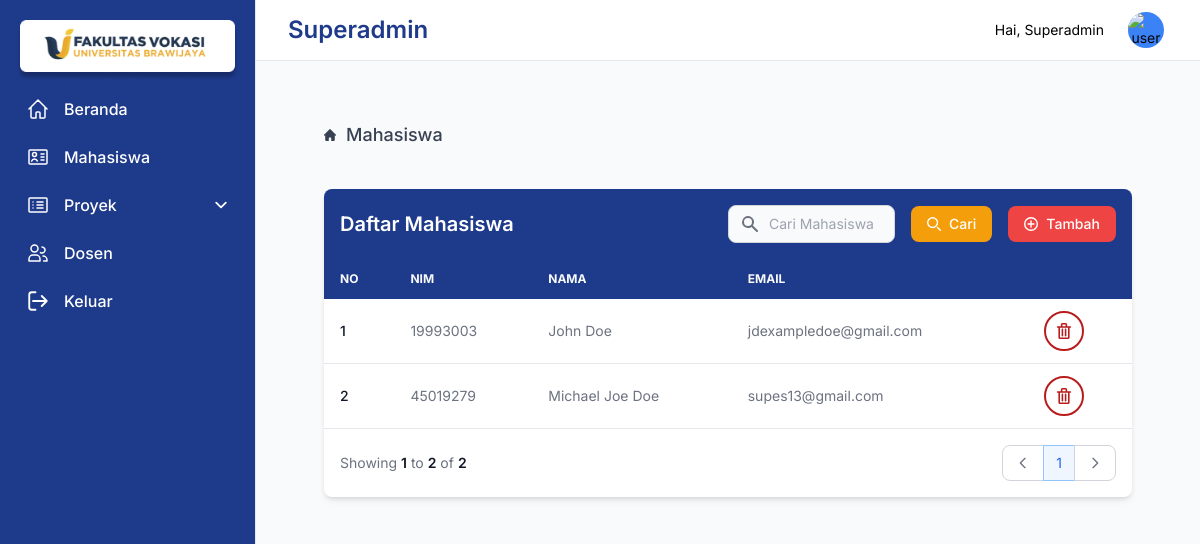
Page /superadmin/users.php (signed in) on the earlier database version.
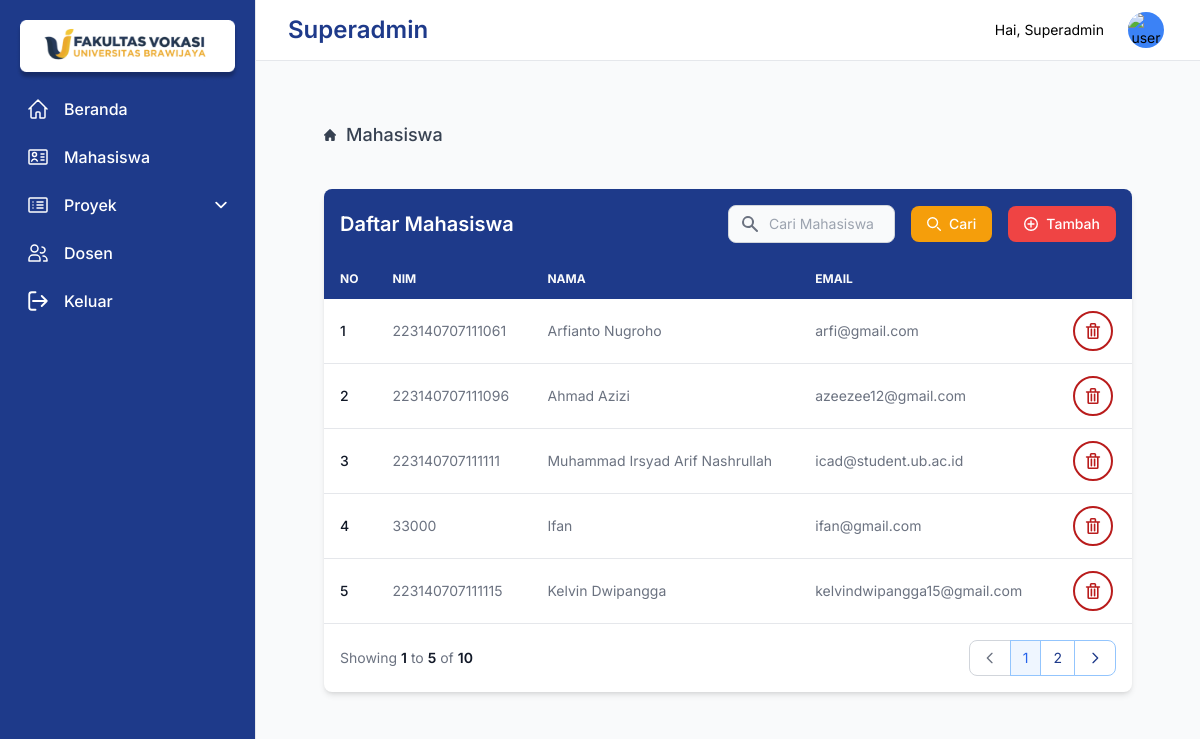
Same page on the later database version.
### tables this page shows
CREATE TABLE `user` (
  `email` varchar(250) NOT NULL,
  `id` varchar(20) NOT NULL,
  `nama_user` varchar(250) NOT NULL,
  `level` varchar(250) NOT NULL,
  `gambar` varchar(500) NOT NULL,
  `password` varchar(700) NOT NULL
);

### query/query.php (called while the page is built, shortened)
<?php
require 'connectdb.php';
function execThis($query)
{
  global $conn;
  $result = mysqli_query($conn, $query);
  $rows = [];
  while ($row = mysqli_fetch_assoc($result)) {
    $rows[] = $row;
  }
  return $rows;
}

### superadmin/users.php (the view, shortened to what the changed rows need)
<?php
require '../query/query.php';
$users = execThis("SELECT * FROM user WHERE level = 'user'");
if (isset($_POST["keyword"])) {
  $keyword = $_POST["keyword"];
  $users = execThis("SELECT * FROM user WHERE level = 'user' AND (nama_user LIKE '%$keyword%' OR email LIKE '%$keyword%' OR id LIKE '%$keyword%')");
} else {
  $users = execThis("SELECT * FROM user WHERE level = 'user'");
}
$itemsPerPage = 5;
$totalPages = ceil(count($users) / $itemsPerPage);
$current_page = isset($_GET['page']) ? (int)$_GET['page'] : 1;
$offset = ($current_page - 1) * $itemsPerPage;
$usersOnCurrentPage = array_slice($users, $offset, $itemsPerPage);
?>
<!DOCTYPE html>
<html lang="en">
<head>
  <?php include("../user/includes/head.php") ?>
</head>
<body class="bg-gray-50">
  <div class=" sm:ml-64">
    <div class="rounded-lg flex flex-col item-start">
      <section class="bg-gray-50 p-3 sm:p-5">
        <div class="mx-auto max-w-screen-xl px-4 lg:px-12">
          <div class="bg-white relative shadow-md sm:rounded-lg rounded-lg overflow-hidden">
            <div class="bg-blue-900 flex flex-col md:flex-row items-center justify-between space-y-3 md:space-y-0 md:space-x-4 p-4">
              <div class="w-full md:w-auto flex flex-col md:flex-row space-y-2 md:space-y-0 items-stretch md:items-center justify-end md:space-x-3 flex-shrink-0">
                <h2 class="text-xl font-semibold text-white">Daftar Mahasiswa</h2>
              </div>
            </div>
            <div class="overflow-x-auto">
              <table id="user-table" class="w-full text-sm text-left text-gray-500">
                <thead class="text-xs text-gray-50 uppercase bg-blue-900">
                  <tr>
                    <th scope="col" class="lg:px-4 lg:py-3 px-2 py-3">No</th>
                    <th scope="col" class="lg:px-4 lg:py-3 px-2 py-3">NIM</th>
                    <th scope="col" class="lg:px-4 lg:py-3 px-2 py-3">Nama</th>
                    <th scope="col" class="lg:px-4 lg:py-3 px-2 py-3">Email</th>
                    <th scope="col" class="lg:px-4 lg:py-3 px-2 py-3">
                    </th>
                  </tr>
                </thead>
                <?php $count = ($current_page - 1) * $itemsPerPage + 1; ?>
                <tbody>
                  <?php foreach ($usersOnCurrentPage as $user) : ?>
                    <tr class="border-b hover:bg-gray-100">
                      <th scope="row" class="px-4 py-3 font-medium text-gray-900 whitespace-nowrap"><?= $count++; ?></th>
                      <td class="px-4 py-3"><?= $user['id'] ?></td>
                      <td class="px-4 py-3"><?= $user['nama_user'] ?></td>
                      <td class="px-4 py-3"><?= $user['email'] ?></td>
                      <td class="px-4 py-3">
                        <a href="./delete-user.php?id=<?= $user['id'] ?>" type="button" class="text-red-700 border-2 border-red-700 hover:bg-red-700 hover:text-white ml-2 focus:ring-4 focus:outline-none focus:ring-red-300 font-medium rounded-full text-sm p-2.5 text-center inline-flex items-center">
                          <svg class="w-4 h-4" aria-hidden="true" xmlns="http://www.w3.org/2000/svg" fill="none" viewBox="0 0 18 20">
                            <path stroke="currentColor" stroke-linecap="round" stroke-linejoin="round" stroke-width="2" d="M1 5h16M7 8v8m4-8v8M7 1h4a1 1 0 0 1 1 1v3H6V2a1 1 0 0 1 1-1ZM3 5h12v13a1 1 0 0 1-1 1H4a1 1 0 0 1-1-1V5Z" />
                          </svg>
                        </a>
                      </td>
                    </tr>
                  <?php endforeach; ?>
                </tbody>
              </table>
            </div>
            <nav class="flex flex-col md:flex-row justify-between items-start md:items-center space-y-3 md:space-y-0 p-4" aria-label="Table navigation">
              <span class="text-sm font-normal text-gray-500">
                Showing
                <span class="font-semibold text-gray-900"><?= $offset + 1 ?></span>
                to
                <span class="font-semibold text-gray-900"><?= min($offset + $itemsPerPage, count($users)) ?></span>
                of
                <span class="font-semibold text-gray-900"><?= count($users) ?></span>
              </span>
              <ul class="inline-flex items-stretch -space-x-px">
                <?php for ($i = 1; $i <= $totalPages; $i++) : ?>
                  <li>
                    <a href="?page=<?= $i ?>" class="flex items-center justify-center text-sm py-2 px-3 leading-tight <?php echo $current_page === $i ? 'text-blue-600 bg-blue-50' : 'text-blue-900 bg-white'; ?> border border-blue-300 hover:bg-blue-100 hover:text-blue-700">
                      <?= $i ?>
                    </a>
                  </li>
                <?php endfor; ?>
                <li>
                  <?php if ($current_page < $totalPages) : ?>
                    <a href="?page=<?= $current_page + 1 ?>" class="flex items-center justify-center h-full py-1.5 px-3 leading-tight text-blue-900 bg-white rounded-r-lg border border-blue-300 hover:bg-blue-100 hover:text-blue-700">
                      <svg class="w-4 h-4" aria-hidden="true" xmlns="http://www.w3.org/2000/svg" fill="none" viewBox="0 0 24 24">
                        <path stroke="currentColor" stroke-linecap="round" stroke-linejoin="round" stroke-width="2" d="m9 5 7 7-7 7" />
                      </svg>
                    </a>
                  <?php else : ?>
                    <span class="flex items-center justify-center h-full py-1.5 px-3 leading-tight text-gray-500 bg-white rounded-r-lg border border-gray-300 cursor-not-allowed">
                      <svg class="w-4 h-4" aria-hidden="true" xmlns="http://www.w3.org/2000/svg" fill="none" viewBox="0 0 24 24">
                        <path stroke="currentColor" stroke-linecap="round" stroke-linejoin="round" stroke-width="2" d="m9 5 7 7-7 7" />
                      </svg>
                    </span>
                  <?php endif; ?>
                </li>
              </ul>
            </nav>
          </div>
        </div>
      </section>
    </div>
  </div>
</body>
</html>

Differences in the rows shown:
removed user: id "19993003", nama_user "John Doe", email "jdexampledoe@gmail.com"
removed user: id "45019279", nama_user "Michael Joe Doe", email "supes13@gmail.com"
added user: id "223140707111061", nama_user "Arfianto Nugroho", email "arfi@gmail.com"
added user: id "223140707111096", nama_user "Ahmad Azizi", email "azeezee12@gmail.com"
added user: id "223140707111111", nama_user "Muhammad Irsyad Arif Nashrullah", email "icad@student.ub.ac.id"
added user: id "33000", nama_user "Ifan", email "ifan@gmail.com"
added user: id "223140707111115", nama_user "Kelvin Dwipangga", email "kelvindwipangga15@gmail.com"
Other differences:
min($offset + $itemsPerPage, count($users)): "2" → "5"
count($users): "2" → "10"
new list line: "2"
